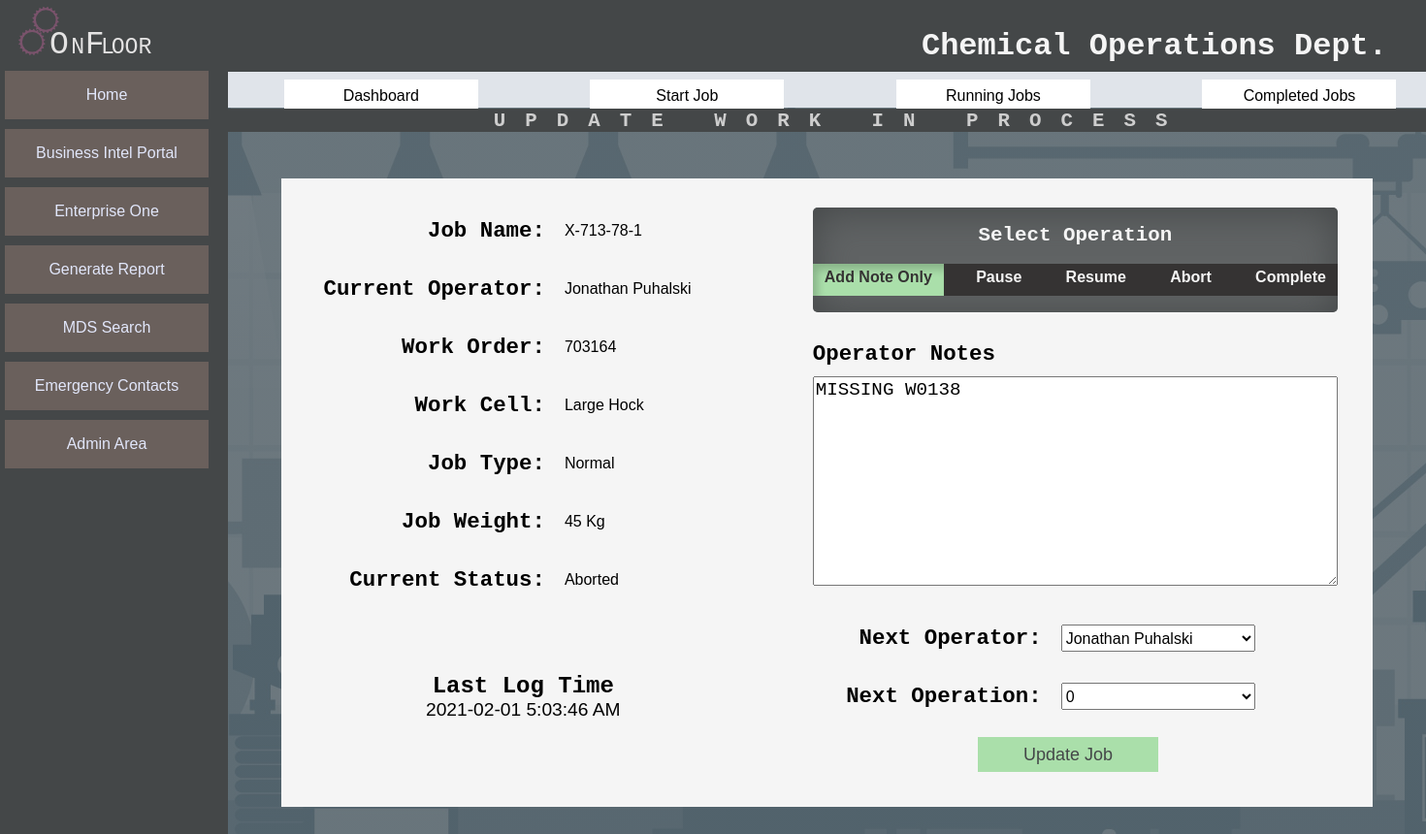
The page /update_job/843 on the database its author committed.
### tables this page shows
CREATE TABLE `Job_Record` (
	`Job_ID` INTEGER NOT NULL PRIMARY KEY AUTOINCREMENT,
	`Job` TEXT,
	`Work_Order` TEXT,
	`Job_Weight`  INTEGER NOT NULL,
	`Work_Cell`  INTEGER NOT NULL,
	`Job_Type`  INTEGER NOT NULL,
	`Job_Status` INTEGER NOT NULL,
	`Start_Time` TEXT,
	`Notes` TEXT,
	`In-Process_Testing` INEGER,
	`Pre_Adjustment` INTEGER,
	`End_Time` TEXT,
	`Total_Operations` INTEGER,
	`Start_Date` TEXT,
	`End_Date` TEXT,
	`Last_Operation` INTEGER
);

CREATE TABLE `Work_Cells` (
	`Cell_ID` INTEGER NOT NULL PRIMARY KEY AUTOINCREMENT,
	`Cell` TEXT
);

CREATE TABLE `Job_Categories` (
	`Type_ID` INTEGER NOT NULL PRIMARY KEY AUTOINCREMENT,
	`Type` TEXT);

CREATE TABLE `Job_Status` (
	`Status_ID` INTEGER NOT NULL PRIMARY KEY AUTOINCREMENT,
	`Status` TEXT NOT NULL);

### app.py (the view)
@app.route("/update_job/<jobID>", methods=["GET", "POST"])
def updateJob(jobID):
    page = "UPDATE WORK IN PROCESS"
    oplist = DB.getActiveOperators()
    typeList = DB.getJobType()
    workcellList = DB.getWorkCells()
    result = DB.setUpdateForm(jobID)
    job = {
    'job ID': result[0][0],
    'job name': result[0][1],
    'work order': result[0][2],
    'cell': result[0][3],
    'cell ID': result[0][4],
    'status': result[0][5],
    'status ID': result[0][6],
     'type': result[0][7],
    'type ID': result[0][8],
    'weight': result[0][9],
    'activity ID' : result[0][10],
    'operator': result[0][11],
    'operator ID': result[0][12],
    'last op': result[0][13],
    'notes': result[0][14],
    'last activity': result[0][15],
    }
    operationValues = util.getAvailableOperationValues(job['last op'])
    errors = True
    if request.method == 'POST':
        errors = False
        if not request.form['action']:
            errors = True
        if not request.form['operator']:
            errors = True
        if not request.form['next-operation']:
            errors = True
        if not errors:
            now = datetime.now()
            time = now.strftime('%I:%M %p')
            date = now.strftime('%Y-%m-%d')
            dbNotes = job['notes']
            pageNotes = request.form['notes']
            OperatorID = request.form['operator']
            nextOperation = request.form['next-operation']
            action = request.form['action']
            status = action
            if action == "7":
                status = 1
            if action == "2":
                nextOperation = DB.getFinalOperationByID(job['job ID'])
            if(util.textHasChanged(dbNotes,pageNotes)):
                alias = util.getUserAlias(OperatorID)
                notes = pageNotes
                addNote = util.appendTimeStamp(alias,notes)
            else:
                addNote = dbNotes
            details = {
                'jobID': job['job ID'],
                'status': status,
                'activity': action,
                'notes' : addNote,
                'time' : time,
                'date' : date,
                'operation' : nextOperation,
                'operator' : request.form['operator']
            }
            DB.logActivity(details)
            if not(request.form['action'] == '2') and not(request.form['action'] == '5'):
                time = ''
                date = ''
            DB.updateJobRecord(details)
            details['job'] = job['job name']
            details['work order'] = job['work order']
            details['operator'] = DB.getOperatorByID(details['operator'])
            details['status'] = DB.getStatusByID(details['status'])
            page = "UPDATE SUCCESS"
            return render_template('update_job_success.html',details=details, page=page)
    else:
        return render_template('update_job.html',job=job, oplist=oplist, page=page, operationValues=operationValues)
    return render_template('update_job.html',job=job, oplist=oplist, page=page, operationValues=operationValues)

### data/DB.py (called while the page is built)
def make_connection():
    connection_String = "C:\\Users\\sbish\\Desktop\\project x\\data\\JT_DATA.db" #home
    return sqlite3.connect(connection_String)

def end_connection(conn):
    conn.close()

def getActiveOperators():
    conn = make_connection()
    c = conn.cursor()
    SQL = Q.SelectActiveOperators()
    c.execute(SQL)
    items = c.fetchall()
    end_connection(conn)
    return items

def getWorkCells():
    conn = make_connection()
    c = conn.cursor()
    SQL = Q.SelectWorkCells()
    c.execute(SQL)
    items = c.fetchall()
    end_connection(conn)
    return items

def getJobType():
    conn = make_connection()
    c = conn.cursor()
    SQL = Q.SelectJobType()
    c.execute(SQL)
    items = c.fetchall()
    end_connection(conn)
    return items

def setUpdateForm(JobID):
    conn = make_connection()
    c = conn.cursor()
    SQL = Q.SelectJobToUpdate(JobID)
    c.execute(SQL)
    items = c.fetchall()
    end_connection(conn)
    return items

### data/SQL.py (called while the page is built)
def SelectJobType():
    SQL = "SELECT jc.Type_ID, jc.Type FROM Job_Categories jc; "
    return SQL

def SelectWorkCells():
    SQL = "SELECT wc.Cell_ID, wc.Cell FROM Work_Cells wc; "
    return SQL

def SelectActiveOperators():
    SQL = "SELECT o.Operator_ID, o.First_Name || ' ' || o.Last_Name AS [Name], ds.Shift, os.Status "
    SQL += "FROM Operators o "
    SQL += "JOIN Dept_Shifts ds ON ds.Shift_ID = o.Shift "
    SQL += "JOIN Operator_Status os ON os.Status_ID = o.Status "
    SQL += "WHERE os.Status NOT IN ('Inactive') "
    SQL += "ORDER BY ds.Shift, [Name]"
    return SQL

### data/util.py (called while the page is built)
def getAvailableOperationValues(last_op):
    max_value = 90
    value = int(last_op)
    val_list = []
    while value <= max_value:
        val_list.append(value)
        value += 10
    return val_list

### templates/update_job.html (shortened to what this page needs)
{% extends "layout.html"%}
    {% block body%}
         <form class="content-row-update-job" action="" method="POST">
            <p class="update-label">Job Name:</p>
            <p class="update-label">Current Operator:</p>
            <p class="update-label">Work Order:</p>
            <p class="update-label">Work Cell:</p>
            <p class="update-label">Job Type:</p>
            <p class="update-label">Job Weight:</p>
            <p class="update-label">Current Status:</p>
            <div class="timestamp">
                <p style="font-weight: bold;">Last Log Time</p>
                <p>{{job['last activity']}}</p>
            </div>
            <p class="update-value">{{job['job name']}}</p>
            <p class="update-value">{{job['operator']}}</p>
            <p class="update-value">{{job['work order']}}</p>
            <p class="update-value">{{job['cell']}}</p>
            <p class="update-value">{{job['type']}}</p>
            <p class="update-value">{{job['weight']}} Kg</p>
            <p class="update-value">{{job['status']}}</p>
        <div class="radio-wrap">
            <h3 class="ckbx-heading">Select Operation</h3>
            <div class="radio-switch">
                <label for="add_note">Add Note Only</label>
                <label for="pause">Pause</label>
                <label for="resume">Resume</label>
                <label for="abort">Abort</label>
                <label for="complete">Complete</label>
            </div>
        </div>
        <div class="note-wrap-update">
            <label>Operator Notes</label>
            <textarea class="notes" name ='notes' autocomplete="off">{{job['notes']}}</textarea>
        </div>
        <label class="form-label-update">Next Operator: </label>
        <label class="form-label-update">Next Operation: </label>
        <select class="form-input"  name="operator">
            <option value="{{job['operator ID']}}" selected='selected'>{{job['operator']}}</option>
        </select>
        <select class="form-input" id="opval"  name="next-operation">
            {% for v in operationValues %}
                <option value="{{v}}">{{v}}</option>
            {% endfor %}
        </select>
        <input id="update-submit"class="submit" type="submit" name="Start_new_job" value="Update Job">
    </form>
      {% endblock %}

### rows shown on the page
Job_Record: Job "X-713-78-1", Work_Order "703164", notes "MISSING W0138"
Work_Cells: cell "Large Hock"
Job_Categories: type "Normal"
Job_Status: status "Aborted"

### other values the page prints
{{ page }} "UPDATE WORK IN PROCESS"
{{ job['last activity'] }} "2021-02-01 5:03:46 AM"
{{ job['operator'] }} "Jonathan Puhalski"
{{ job['weight'] }} "45"
form field operator "Jonathan Puhalski"
form field next-operation "0"
